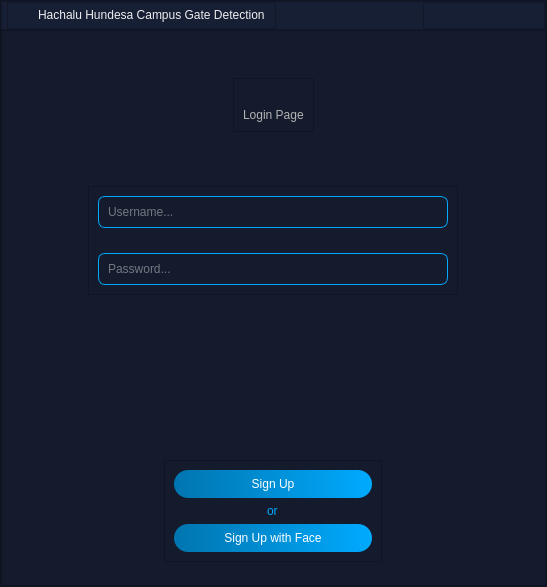
<?xml version="1.0" encoding="UTF-8"?>
<ui version="4.0">
 <class>Login</class>
 <widget class="QMainWindow" name="Login">
  <property name="geometry">
   <rect>
    <x>0</x>
    <y>0</y>
    <width>547</width>
    <height>587</height>
   </rect>
  </property>
  <property name="windowTitle">
   <string>MainWindow</string>
  </property>
  <widget class="QWidget" name="centralwidget">
   <layout class="QHBoxLayout" name="horizontalLayout">
    <property name="spacing">
     <number>0</number>
    </property>
    <property name="leftMargin">
     <number>0</number>
    </property>
    <property name="topMargin">
     <number>0</number>
    </property>
    <property name="rightMargin">
     <number>0</number>
    </property>
    <property name="bottomMargin">
     <number>0</number>
    </property>
    <item>
     <widget class="QFrame" name="frame">
      <property name="styleSheet">
       <string notr="true">background-color: rgb(20, 27, 45);</string>
      </property>
      <property name="frameShape">
       <enum>QFrame::StyledPanel</enum>
      </property>
      <property name="frameShadow">
       <enum>QFrame::Raised</enum>
      </property>
      <layout class="QVBoxLayout" name="verticalLayout">
       <property name="spacing">
        <number>0</number>
       </property>
       <property name="leftMargin">
        <number>0</number>
       </property>
       <property name="topMargin">
        <number>0</number>
       </property>
       <property name="rightMargin">
        <number>0</number>
       </property>
       <property name="bottomMargin">
        <number>0</number>
       </property>
       <item alignment="Qt::AlignTop">
        <widget class="QFrame" name="frame_2">
         <property name="styleSheet">
          <string notr="true">background-color: rgb(23, 31, 53);</string>
         </property>
         <property name="frameShape">
          <enum>QFrame::StyledPanel</enum>
         </property>
         <property name="frameShadow">
          <enum>QFrame::Raised</enum>
         </property>
         <layout class="QHBoxLayout" name="horizontalLayout_2">
          <property name="spacing">
           <number>0</number>
          </property>
          <property name="leftMargin">
           <number>5</number>
          </property>
          <property name="topMargin">
           <number>0</number>
          </property>
          <property name="rightMargin">
           <number>0</number>
          </property>
          <property name="bottomMargin">
           <number>0</number>
          </property>
          <item>
           <widget class="QFrame" name="frame_5">
            <property name="frameShape">
             <enum>QFrame::StyledPanel</enum>
            </property>
            <property name="frameShadow">
             <enum>QFrame::Raised</enum>
            </property>
            <layout class="QHBoxLayout" name="horizontalLayout_3">
             <property name="spacing">
              <number>0</number>
             </property>
             <property name="leftMargin">
              <number>0</number>
             </property>
             <property name="topMargin">
              <number>0</number>
             </property>
             <property name="rightMargin">
              <number>0</number>
             </property>
             <property name="bottomMargin">
              <number>0</number>
             </property>
             <item>
              <widget class="QLabel" name="label_5">
               <property name="maximumSize">
                <size>
                 <width>30</width>
                 <height>20</height>
                </size>
               </property>
               <property name="text">
                <string/>
               </property>
               <property name="pixmap">
                <pixmap>images/amboLogo.PNG</pixmap>
               </property>
               <property name="scaledContents">
                <bool>true</bool>
               </property>
              </widget>
             </item>
             <item alignment="Qt::AlignLeft|Qt::AlignVCenter">
              <widget class="QLabel" name="label">
               <property name="styleSheet">
                <string notr="true">color: rgb(238, 238, 238);
font: 9pt &quot;Segoe UI&quot;;</string>
               </property>
               <property name="text">
                <string>Hachalu Hundesa Campus Gate Detection</string>
               </property>
              </widget>
             </item>
            </layout>
           </widget>
          </item>
          <item alignment="Qt::AlignRight|Qt::AlignVCenter">
           <widget class="QFrame" name="frame_6">
            <property name="frameShape">
             <enum>QFrame::StyledPanel</enum>
            </property>
            <property name="frameShadow">
             <enum>QFrame::Raised</enum>
            </property>
            <layout class="QHBoxLayout" name="horizontalLayout_4">
             <property name="spacing">
              <number>0</number>
             </property>
             <property name="leftMargin">
              <number>0</number>
             </property>
             <property name="topMargin">
              <number>0</number>
             </property>
             <property name="rightMargin">
              <number>0</number>
             </property>
             <property name="bottomMargin">
              <number>0</number>
             </property>
             <item alignment="Qt::AlignHCenter|Qt::AlignVCenter">
              <widget class="QPushButton" name="minimize">
               <property name="minimumSize">
                <size>
                 <width>40</width>
                 <height>25</height>
                </size>
               </property>
               <property name="styleSheet">
                <string notr="true">QPushButton{border-style:none;
}
QPushButton:hover{
background-color: rgb(50, 71, 89);
}</string>
               </property>
               <property name="text">
                <string/>
               </property>
               <property name="icon">
                <iconset>
                 <normaloff>../minimizeIcon.png</normaloff>../minimizeIcon.png</iconset>
               </property>
               <property name="iconSize">
                <size>
                 <width>14</width>
                 <height>14</height>
                </size>
               </property>
              </widget>
             </item>
             <item alignment="Qt::AlignHCenter|Qt::AlignVCenter">
              <widget class="QPushButton" name="restore_down">
               <property name="minimumSize">
                <size>
                 <width>40</width>
                 <height>25</height>
                </size>
               </property>
               <property name="styleSheet">
                <string notr="true">QPushButton{border-style:none;
}
QPushButton:hover{
background-color: rgb(50, 71, 89);
}</string>
               </property>
               <property name="text">
                <string/>
               </property>
               <property name="icon">
                <iconset>
                 <normaloff>../maximizeIcon.png</normaloff>../maximizeIcon.png</iconset>
               </property>
               <property name="iconSize">
                <size>
                 <width>14</width>
                 <height>14</height>
                </size>
               </property>
              </widget>
             </item>
             <item alignment="Qt::AlignHCenter|Qt::AlignVCenter">
              <widget class="QPushButton" name="close">
               <property name="minimumSize">
                <size>
                 <width>40</width>
                 <height>25</height>
                </size>
               </property>
               <property name="styleSheet">
                <string notr="true">QPushButton{border-style:none;

}
QPushButton:hover{
background-color: rgb(187, 73, 51);
}</string>
               </property>
               <property name="text">
                <string/>
               </property>
               <property name="icon">
                <iconset>
                 <normaloff>../closeIcon.png</normaloff>../closeIcon.png</iconset>
               </property>
               <property name="iconSize">
                <size>
                 <width>12</width>
                 <height>12</height>
                </size>
               </property>
              </widget>
             </item>
            </layout>
           </widget>
          </item>
         </layout>
        </widget>
       </item>
       <item>
        <widget class="QFrame" name="frame_3">
         <property name="sizePolicy">
          <sizepolicy hsizetype="Preferred" vsizetype="Expanding">
           <horstretch>0</horstretch>
           <verstretch>0</verstretch>
          </sizepolicy>
         </property>
         <property name="styleSheet">
          <string notr="true"/>
         </property>
         <property name="frameShape">
          <enum>QFrame::StyledPanel</enum>
         </property>
         <property name="frameShadow">
          <enum>QFrame::Raised</enum>
         </property>
         <layout class="QVBoxLayout" name="verticalLayout_2">
          <item alignment="Qt::AlignHCenter|Qt::AlignVCenter">
           <widget class="QFrame" name="frame_4">
            <property name="frameShape">
             <enum>QFrame::StyledPanel</enum>
            </property>
            <property name="frameShadow">
             <enum>QFrame::Raised</enum>
            </property>
            <layout class="QVBoxLayout" name="verticalLayout_3">
             <item alignment="Qt::AlignHCenter|Qt::AlignVCenter">
              <widget class="QLabel" name="label_2">
               <property name="text">
                <string/>
               </property>
               <property name="pixmap">
                <pixmap>../Capture.PNG</pixmap>
               </property>
               <property name="scaledContents">
                <bool>true</bool>
               </property>
               <property name="wordWrap">
                <bool>false</bool>
               </property>
              </widget>
             </item>
             <item alignment="Qt::AlignHCenter|Qt::AlignVCenter">
              <widget class="QLabel" name="label_3">
               <property name="styleSheet">
                <string notr="true">font: 87 12pt &quot;Arial Black&quot;;
color: rgb(179, 179, 179);</string>
               </property>
               <property name="text">
                <string>Login Page</string>
               </property>
              </widget>
             </item>
            </layout>
           </widget>
          </item>
          <item alignment="Qt::AlignHCenter|Qt::AlignVCenter">
           <widget class="QFrame" name="frame_7">
            <property name="styleSheet">
             <string notr="true"/>
            </property>
            <property name="frameShape">
             <enum>QFrame::StyledPanel</enum>
            </property>
            <property name="frameShadow">
             <enum>QFrame::Raised</enum>
            </property>
            <layout class="QVBoxLayout" name="verticalLayout_4">
             <property name="spacing">
              <number>25</number>
             </property>
             <item>
              <widget class="QLineEdit" name="username">
               <property name="minimumSize">
                <size>
                 <width>350</width>
                 <height>0</height>
                </size>
               </property>
               <property name="maximumSize">
                <size>
                 <width>450</width>
                 <height>16777215</height>
                </size>
               </property>
               <property name="styleSheet">
                <string notr="true">border-color: rgb(0, 170, 255);
color: rgb(211, 211, 211);
border-style:solid;
border-width:1;
border-radius:7;
padding:7</string>
               </property>
               <property name="placeholderText">
                <string>Username...</string>
               </property>
              </widget>
             </item>
             <item>
              <widget class="QLineEdit" name="password">
               <property name="minimumSize">
                <size>
                 <width>350</width>
                 <height>0</height>
                </size>
               </property>
               <property name="maximumSize">
                <size>
                 <width>450</width>
                 <height>16777215</height>
                </size>
               </property>
               <property name="styleSheet">
                <string notr="true">border-color: rgb(0, 170, 255);
color: rgb(211, 211, 211);
border-style:solid;
border-width:1;
border-radius:7;
padding:7</string>
               </property>
               <property name="echoMode">
                <enum>QLineEdit::Password</enum>
               </property>
               <property name="placeholderText">
                <string>Password...</string>
               </property>
              </widget>
             </item>
            </layout>
           </widget>
          </item>
          <item alignment="Qt::AlignHCenter|Qt::AlignTop">
           <widget class="QLabel" name="error">
            <property name="styleSheet">
             <string notr="true">font: 10pt &quot;MS Shell Dlg 2&quot;;
color: rgb(255, 0, 0);</string>
            </property>
            <property name="text">
             <string/>
            </property>
           </widget>
          </item>
          <item alignment="Qt::AlignHCenter|Qt::AlignVCenter">
           <widget class="QFrame" name="frame_8">
            <property name="frameShape">
             <enum>QFrame::StyledPanel</enum>
            </property>
            <property name="frameShadow">
             <enum>QFrame::Raised</enum>
            </property>
            <layout class="QVBoxLayout" name="verticalLayout_5">
             <item>
              <widget class="QPushButton" name="signup">
               <property name="styleSheet">
                <string notr="true">QPushButton{border-style:none;
background-color: qlineargradient(spread:pad, x1:1, y1:0, x2:0, y2:0, stop:0 rgba(0, 170, 255, 255), stop:1 rgba(0, 117, 175, 255));
padding-top:7;
padding-bottom:7;
padding-left:50;
padding-right:50;
font: 75 9pt &quot;Arial&quot;;
color: rgb(255, 255, 255);
border-radius:14
}
QPushButton::hover{
background-color: qlineargradient(spread:pad, x1:1, y1:0, x2:0, y2:0, stop:0 rgba(0, 130, 195, 255), stop:1 rgba(0, 100, 147, 255));
}</string>
               </property>
               <property name="text">
                <string>Sign Up</string>
               </property>
              </widget>
             </item>
             <item alignment="Qt::AlignHCenter">
              <widget class="QLabel" name="label_4">
               <property name="styleSheet">
                <string notr="true">font: 75 11pt &quot;Arial&quot;;
color: rgb(0, 170, 255);</string>
               </property>
               <property name="text">
                <string>or</string>
               </property>
              </widget>
             </item>
             <item>
              <widget class="QPushButton" name="pushButton_2">
               <property name="styleSheet">
                <string notr="true">QPushButton{border-style:none;
background-color: qlineargradient(spread:pad, x1:1, y1:0, x2:0, y2:0, stop:0 rgba(0, 170, 255, 255), stop:1 rgba(0, 117, 175, 255));
padding-top:7;
padding-bottom:7;
padding-left:50;
padding-right:50;
font: 75 9pt &quot;Arial&quot;;
color: rgb(255, 255, 255);
border-radius:14
}
QPushButton::hover{
background-color: qlineargradient(spread:pad, x1:1, y1:0, x2:0, y2:0, stop:0 rgba(0, 130, 195, 255), stop:1 rgba(0, 100, 147, 255));
}</string>
               </property>
               <property name="text">
                <string>Sign Up with Face</string>
               </property>
              </widget>
             </item>
            </layout>
           </widget>
          </item>
         </layout>
        </widget>
       </item>
      </layout>
     </widget>
    </item>
   </layout>
  </widget>
 </widget>
 <resources/>
 <connections/>
</ui>
